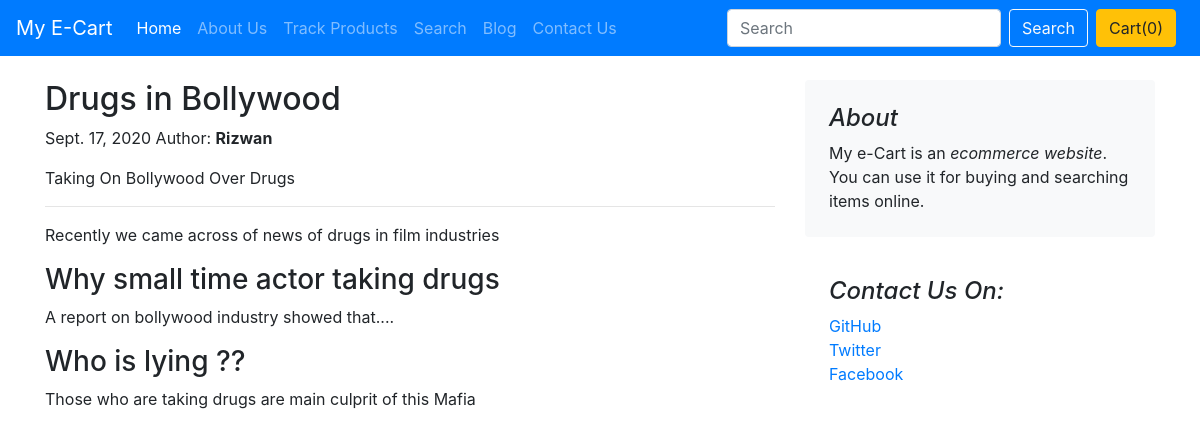
The page /blog/blogpost/1 on the database its author committed.
### blog/models.py (models this page shows)
class Blogposts(models.Model):
    post_id = models.AutoField(primary_key = True)
    title = models.CharField(max_length=50)
    author = models.CharField(max_length=50, default="")
    region = models.CharField(max_length=50, default="World")
    heading = models.CharField(max_length=50, default="")
    cheading = models.CharField(max_length=5000, default="")
    subheading1 = models.CharField(max_length=50, default="")
    cheading1 = models.CharField(max_length=5000, default="")
    subheading2 = models.CharField(max_length=50, default="")
    cheading2 = models.CharField(max_length=5000, default="")
    pub_date = models.DateField()
    thumbnail = models.ImageField(upload_to="shop/images", default="")
    def __str__(self):
        return self.title

### blog/views.py (the view)
# urls.py: path("blogpost/<int:id>", views.blogpost, name = "Blogpost")
def blogpost(request, id):
    post = Blogposts.objects.filter(post_id = id)[0]
    print(post)
    return render(request, 'blog/blogpost.html', {'post':post})

### blog/templates/blog/blogpost.html (shortened to what this page needs)
{% extends 'blog/basic.html' %}
{% block body %}
<div class="container">
<div class = "row mt-4">
<div class="col-md-8 blog-main">
      <div class="blog-post">
        <h2 class="blog-post-title">{{post.title}}</h2>
        <p class="blog-post-meta">{{post.pub_date}} <text>Author: <b>{{post.author}}</b></text></p>
        <p>{{post.heading}}</p>
        <hr>
        <p>{{post.cheading}}</p>
        <h3>{{post.subheading1}}</h3>
        <p>{{post.cheading1}}</p>
        <h3>{{post.subheading2}}</h3>
        <p>{{post.cheading2}}</p>
         </div>
     </div>
         <aside class="col-md-4 blog-sidebar">
            <div class="p-4 mb-3 bg-light rounded">
                <h4 class="font-italic">About</h4>
                <p class="mb-0">My e-Cart is an <em>ecommerce website</em>. You can use it for buying and searching items online. </p>
            </div>
            <div class="p-4">
                <h4 class="font-italic">Contact Us On: </h4>
                <ol class="list-unstyled">
                    <li><a href="#">GitHub</a></li>
                    <li><a href="#">Twitter</a></li>
                    <li><a href="#">Facebook</a></li>
                </ol>
            </div>
        </aside>
 </div>
</div>
{% endblock %}

### rows shown on the page
Blogposts: title "Drugs in Bollywood", pub_date "Sept. 17, 2020", author "Rizwan", heading "Taking On Bollywood Over Drugs", cheading "Recently we came across of news of drugs in film industries", subheading1 "Why small time actor taking drugs", cheading1 "A report on bollywood industry showed that....", subheading2 "Who is lying ??", cheading2 "Those who are taking drugs are main culprit of this Mafia"
